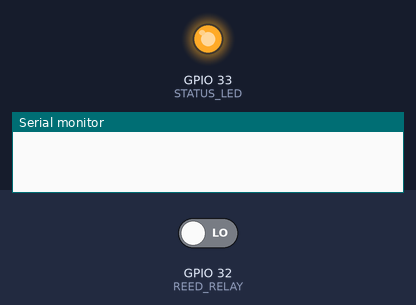
This sketch was run on a simulated ESP32. Shown: output pins drawn as LEDs (lit = HIGH), the last lines printed to the serial monitor. The inputs (shaded band) are chosen by the test bench; at power-on: GPIO 32 (REED_RELAY) LOW.

Above: at 1.2 s.
1.3 s: GPIO 32 (REED_RELAY) driven HIGH
At 1.7 s:
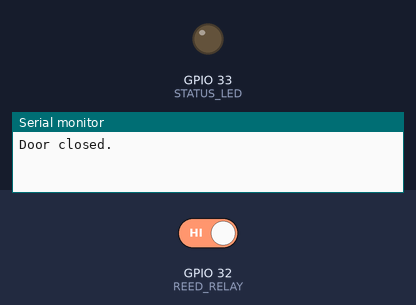
2.8 s: GPIO 32 (REED_RELAY) driven LOW
At 4.0 s:
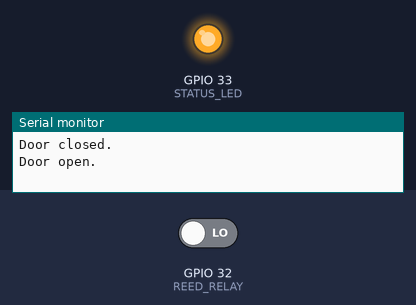
Timing chart, 0 to 5.8 s (numbered marks = the images above; inputs shaded):
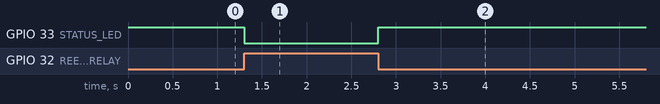

Measured:
- after the input at 1.3 s, GPIO 33 (STATUS_LED): HIGH → LOW at once
- after the input at 2.8 s, GPIO 33 (STATUS_LED): LOW → HIGH at once

The sketch:

mcu_relay.ino
```cpp
#define BAUD_RATE   9600
#define TIMEOUT     800
#define DEBUG(x)    if (DEBUG_MODE) { x; }

#define DEBUG_MODE  1

#define REED_RELAY  32
#define STATUS_LED  33

size_t relay_status;
void update_status(void);

void setup() {
  pinMode(REED_RELAY, INPUT);
  pinMode(STATUS_LED, OUTPUT);

  DEBUG(Serial.begin(BAUD_RATE));
  DEBUG(while (!Serial) { });

  digitalWrite(STATUS_LED, !relay_status);
}

void loop() {
  if (relay_status != digitalRead(REED_RELAY)) { update_status(); }
}

void update_status()
{
  relay_status = !relay_status;
  digitalWrite(STATUS_LED, !relay_status);
  DEBUG(relay_status ? Serial.println("Door closed.") : Serial.println("Door open."));
}
```
